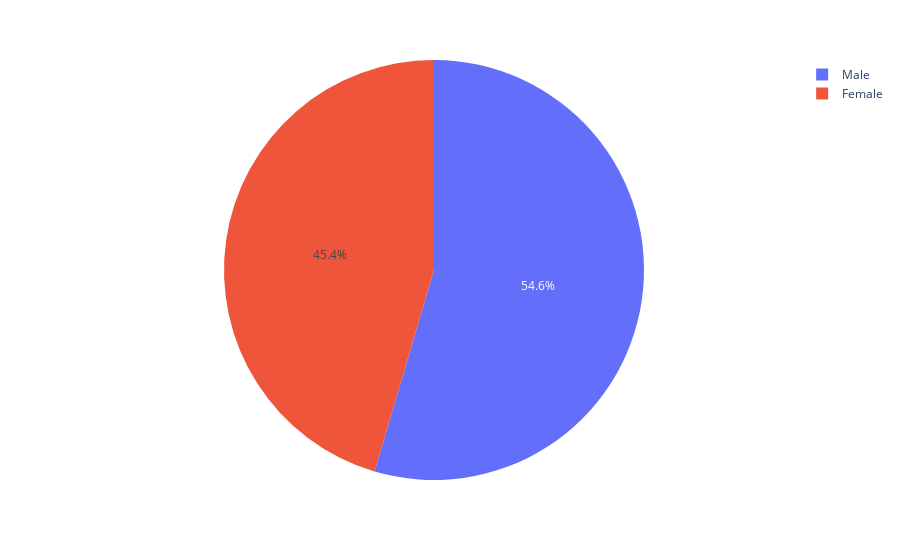

Notebook code cell kept with this figure:
### Code cell
import plotly.express as px

# Calculate the value counts and reset the index
df_counts = df.groupby("gender")["exited"].value_counts().reset_index(name='count')

# Create the pie chart, using only 'gender' for names
fig = px.pie(df_counts, values='count', names='gender')  # Use only 'gender' for names
fig.show()

### Figure 1 — Plotly figure (JSON) as saved in the notebook; plotly's stock layout.template omitted (floating-point values rounded to 4 significant figures)
{"data": [{"domain": {"x": [0, 1], "y": [0, 1]}, "hovertemplate": "gender=%{label}<br>count=%{value}<extra></extra>", "labels": ["Female", "Female", "Male", "Male"], "legendgroup": "", "name": "", "showlegend": true, "type": "pie", "values": [3404, 1139, 4559, 898]}], "layout": {"legend": {"tracegroupgap": 0}, "margin": {"t": 60}}}
